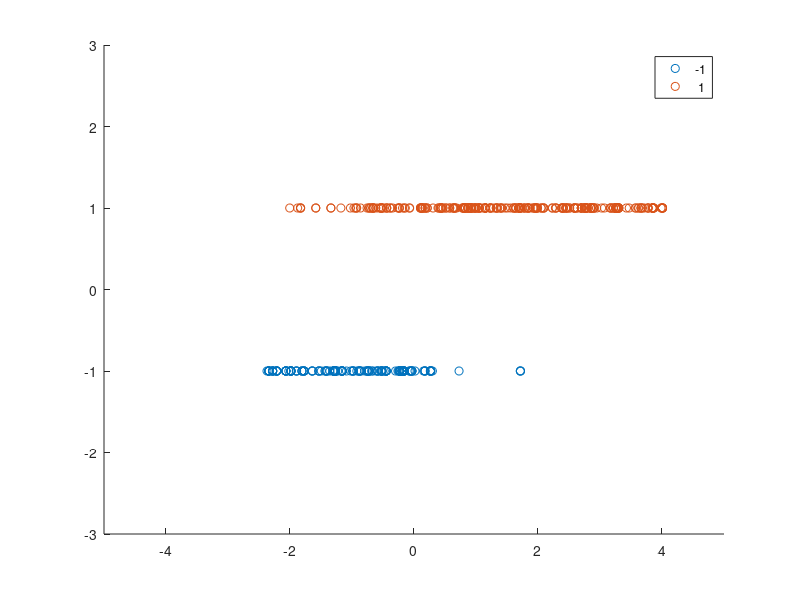
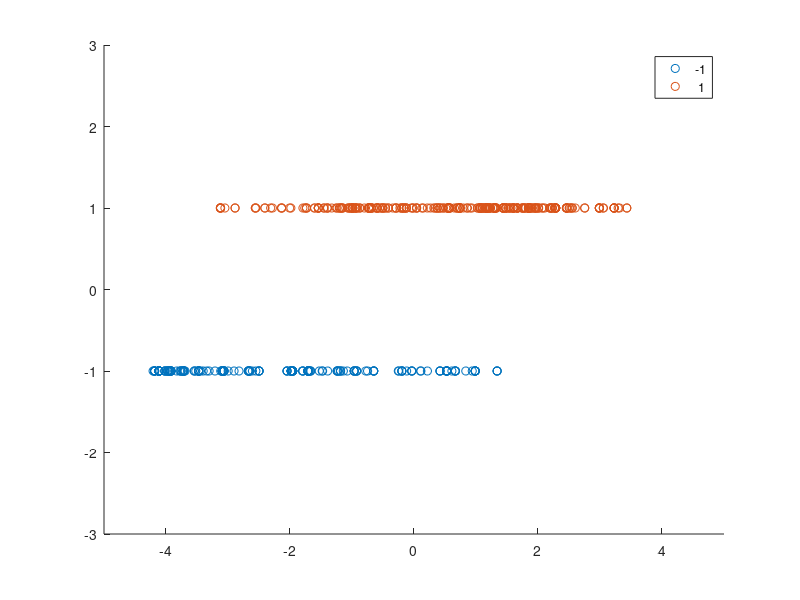
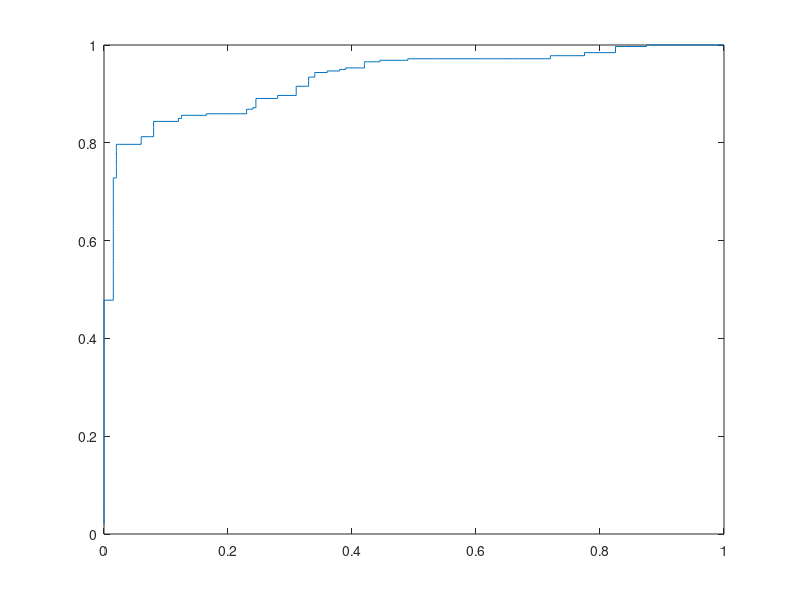
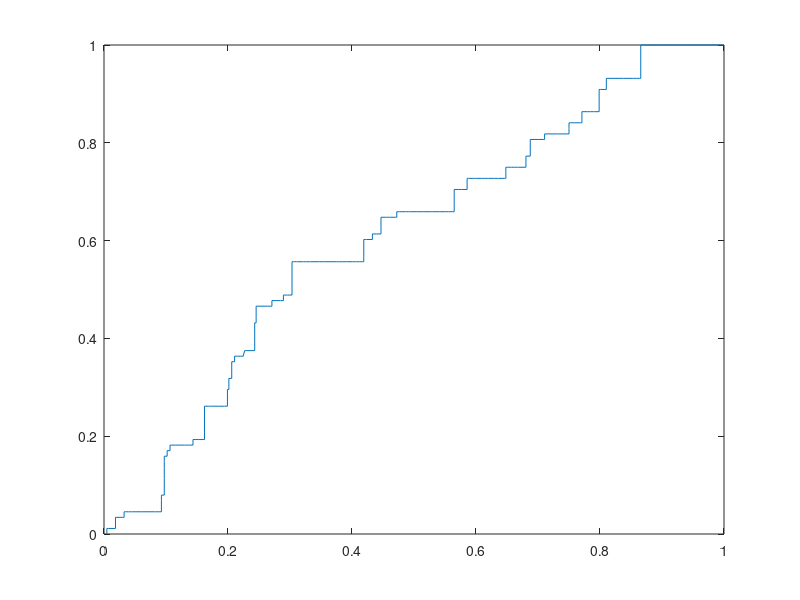

The MATLAB source for these figures, in order:
function a4_00000000
% Function for CISC271, Winter 2022, Assignment #4

    % Read the test data from a CSV file
    dmrisk = csvread('dmrisk.csv',1,0);

    % Columns for the data and labels; DM is diabetes, OB is obesity
    jDM = 17;
    jOB = 16;

    % Extract the data matrices and labels
    XDM = dmrisk(:, (1:size(dmrisk,2))~=jDM);
    yDM = dmrisk(:,jDM);
    XOB = dmrisk(:, (1:size(dmrisk,2))~=jOB);
    yOB = dmrisk(:,jOB);

    % Reduce the dimensionality to 2D using PCA
    [~,rDM] = pca(zscore(XDM), 'NumComponents', 2);
    [~,rOB] = pca(zscore(XOB), 'NumComponents', 2);

    % Find the LDA vectors and scores for each data set
    [qDM zDM qOB zOB] = a4q1(rDM, yDM, rOB, yOB);

    % %
    % % STUDENT CODE GOES HERE: PLOT RELEVANT DATA
    % %
    figure(1)
    gscatter(zDM, ones(size(rDM, 1), 1).*yDM, yDM)
    axis([-5, 5, -3, 3])
    hold on

    figure(2)
    gscatter(zOB, ones(size(rOB,1),1).*yDM,yDM)
    axis([-5,5,-3,3])
    hold on

    % Compute the ROC curve and its AUC where: "xroc" is the horizontal
    % axis of false positive rates; "yroc" is the vertical
    % axis of true positive rates; "auc" is the area under curve
    % %
    % % STUDENT CODE GOES HERE: COMPUTE, PLOT, DISPLAY RELEVANT DATA
    % %
    [xroc1,yroc1,auc1] = roccurve(yDM, zDM);
    [xroc2,yroc2,auc2] = roccurve(yOB, zOB);
    disp('AUC Diabetes')
    disp(auc1)
    disp('AUC Obesity')
    disp(auc2)
    figure(3)
    plot(xroc1,yroc1)
    figure(4)
    plot(xroc2,yroc2)

% END OF FUNCTION
end

function [q1, z1, q2, z2] = a4q1(Xmat1, yvec1, Xmat2, yvec2)
% [Q1 Z1 Q2 Z2]=A4Q1(X1,Y1,X2,Y2) computes an LDA axis and a
% score vector for X1 with Y1, and for X2 with Y2.
%
% INPUTS:
%         X1 - MxN data, M observations of N variables
%         Y1 - Mx1 labels, +/- computed as ==/~= 1
%         X2 - MxN data, M observations of N variables
%         Y2 - Mx1 labels, +/- computed as ==/~= 1
% OUTPUTS:
%         Q1 - Nx1 vector, LDA axis of data set #1
%         Z1 - Mx1 vector, scores of data set #1
%         Q2 - Nx1 vector, LDA axis of data set #2
%         Z2 - Mx1 vector, scores of data set #2

    q1 = [];
    z1 = [];
    q2 = [];
    z2 = [];
    
    % Compute the LDA axis for each data set
    q1 = lda2class(Xmat1(yvec1==1,:), Xmat1(yvec1~=1, :));
    q2 = lda2class(Xmat2(yvec2==1,:), Xmat2(yvec2~=1, :));
   
    % %
    % % STUDENT CODE GOES HERE: COMPUTE SCORES USING LDA AXES
    % %
    meanX1 = mean(Xmat1(yvec1==1,:)) + mean(Xmat1(yvec1~=1, :));
    meanX2 = mean(Xmat2(yvec2==1,:)) + mean(Xmat2(yvec2~=1, :));
    z1 = (Xmat1 - ones(size(Xmat1,1),1)*meanX1)*q1;
    z2 = (Xmat2 - ones(size(Xmat2,1),1)*meanX2)*q2;
% END OF FUNCTION
end

function qvec = lda2class(X1, X2)
% QVEC=LDA2(X1,X2) finds Fisher's linear discriminant axis QVEC
% for data in X1 and X2.  The data are assumed to be sufficiently
% independent that the within-label scatter matrix is full rank.
%
% INPUTS:
%         X1   - M1xN data with M1 observations of N variables
%         X2   - M2xN data with M2 observations of N variables
% OUTPUTS:
%         qvec - Nx1 unit direction of maximum separation

    qvec = ones(size(X1,2), 1);
    xbar1 = mean(X1);
    xbar2 = mean(X2);

    % Compute the within-class means and scatter matrices
    % %
    % % STUDENT CODE GOES HERE: COMPUTE S1, S2, Sw
    % %
    M1 = X1 - ones(size(X1,1),1)* xbar1;
    M2 = X2 - ones(size(X2,1),1)*xbar2;
    S1 = transpose(M1) * M1;
    S2 = transpose(M2) * M2;
    Sw = S1 + S2;
    % Compute the between-class scatter matrix
    % %
    % % STUDENT CODE GOES HERE: COMPUTE Sb
    % %
    meanX = xbar1 + xbar2;
    data = [xbar1 - meanX;xbar2 - meanX];
    Sb = transpose(data) * data;
    % Fisher's linear discriminant is the largest eigenvector
    % of the Rayleigh quotient
    % %
    % % STUDENT CODE GOES HERE: COMPUTE qvec
    % %
    [eigVecs,eigVals] = eig(inv(Sw)*Sb);
    qvec = eigVecs(:,1);
    % May need to correct the sign of qvec to point towards mean of X1
    if (xbar1 - xbar2)*qvec < 0
        qvec = -qvec;
    end
% END OF FUNCTION
end

function [fpr tpr auc bopt] = roccurve(yvec_in,zvec_in)
% [FPR TPR AUC BOPT]=ROCCURVE(YVEC,ZVEC) computes the
% ROC curve and related values for labels YVEC and scores ZVEC.
% Unique scores are used as thresholds for binary classification.
%
% INPUTS:
%         YVEC - Mx1 labels, +/- computed as ==/~= 1
%         ZVEC - Mx1 scores, real numbers
% OUTPUTS:
%         FPR  - Kx1 vector of False Positive Rate values
%         TPR  - Kx1 vector of  True Positive Rate values
%         AUC  - scalar, Area Under Curve of ROC determined by TPR and FPR
%         BOPT - scalar, optimal threshold for accuracy

    % Sort the scores and permute the labels accordingly
    [zvec zndx] = sort(zvec_in);
    yvec = yvec_in(zndx);
        
    % Sort and find a unique subset of the scores; problem size
    bvec = unique(zvec);
    bm = numel(bvec);
    
    % Compute a confusion matrix for each unique threshold value;
    % extract normalized entries into TPR and FPR vectors; track
    % the accuracy and optimal B threshold
    tpr = [];
    fpr = [];
    acc = -inf;
    bopt = -inf;
    matopt = [];
    for jx = 1:bm
        % %
        % % STUDENT CODE GOES HERE: FIND TPR, FPR, OPTIMAL THRESHOLD
        % %
        cmat = confmat(yvec, zvec, bvec(jx));
        TP = cmat(1,1);
        P = TP + cmat(1,2);
        FP = cmat(2,1);
        N = cmat(2,1) + cmat(2,2);
        tpr = [tpr; TP / P];
        fpr = [fpr; FP / N];
        accNew = (TP + cmat(2,2)) / (P + N);
        if accNew > acc
            acc = accNew;
            bopt = bvec(jx);
            matopt = cmat;
        end
    end
    disp('optimal confusion matrix')
    disp(matopt)
    
    % Ensure that the rates, from these scores, will plot correctly
    tpr = sort(tpr);
    fpr = sort(fpr);
    
    % Compute AUC for this ROC
    auc = aucofroc(fpr, tpr);
end
    
function cmat = confmat(yvec, zvec, theta)
% CMAT=CONFMAT(YVEC,ZVEC,THETA) finds the confusion matrix CMAT for labels
% YVEC from scores ZVEC and a threshold THETA. YVEC is assumed to be +1/-1
% and each entry of ZVEC is scored as -1 if <THETA and +1 otherwise. CMAT
% is returned as [TP FN ; FP TN]
%
% INPUTS:
%         YVEC  - Mx1 values, +/- computed as ==/~= 1
%         ZVEC  - Mx1 scores, real numbers
%         THETA - threshold real-valued scalar
% OUTPUTS:
%         CMAT  - 2x2 confusion matrix; rows are +/- labels,
%                 columns are +/- classifications

    % Find the plus/minus 1 vector of quantizations
    qvec = sign((zvec >= theta) - 0.5);
    
    % Compute the confusion matrix by entries
    % %
    % % STUDENT CODE GOES HERE: COMPUTE MATRIX
    % %
    TP = 0;
    FN = 0;
    FP = 0;
    TN = 0;
    for idx = 1:numel(yvec)
        if yvec(idx) == 1 && qvec(idx) == 1
            TP = TP + 1;
        end
        if yvec(idx) ~= 1 && qvec(idx) ~= 1
            TN = TN + 1;
        end
        if yvec(idx) == 1 && qvec(idx) ~= 1
            FN = FN + 1;
        end
        if yvec(idx) ~= 1 && qvec(idx) == 1
            FP = FP + 1;
        end
        
    end
    cmat = [TP FN; FP TN];
end

function auc = aucofroc(fpr, tpr)
% AUC=AUCOFROC(TPR,FPR) finds the Area Under Curve of the
% ROC curve specified by the TPR, True Positive Rate, and
% the FPR, False Positive Rate.
%
% INPUTS:
%         TPR - Kx1 vector, rate for underlying score threshold 
%         FPR - Kx1 vector, rate for underlying score threshold 
% OUTPUTS:
%         AUC - integral, from Trapezoidal Rule on [0,0] to [1,1]

    [X undx] = sort(reshape(fpr, 1, numel(fpr)));
    Y = sort(reshape(tpr(undx), 1, numel(undx)));
    auc = abs(trapz([0 X 1] , [0 Y 1]));
end
